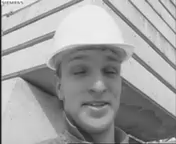
%> input picture homework8/foreman_176x144_F1_.tif, 176 x 144 px
$ octave s108318046.m   (GNU Octave 9; MATLAB toolbox functions it lacks are replaced by stand-ins)
%> lines starting %> are read from the running program, lines starting %| are printed output that depends on the picture
clear all; close all;
F1 = double(imread("foreman_176x144_F1_.tif"));
%> F1: size 144x176 double; min 18, max 255, mean 161.5; mean of the top-left, top-right, bottom-left and bottom-right quarters 189.1, 182.5, 150.1, 124.2
F2 = double(imread("foreman_176x144_F2_.tif"));
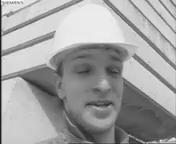
%> input picture homework8/foreman_176x144_F2_.tif, 176 x 144 px
%> F2: size 144x176 double; min 18, max 255, mean 161.2; mean of the top-left, top-right, bottom-left and bottom-right quarters 189.1, 181.6, 150.5, 123.8
[F2_height, F2_width] = size(F2);
%> F2_height = 144; F2_width = 176
T = F1 - F2;
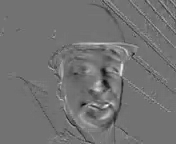
%> T: size 144x176 double; min -77, max 94, mean 0.2; drawn with min black and max white
%%
SAD_record = [];
for i=1:16:F2_height
    for j = 1:16:F2_width
        image_block = F2(i:i+15, j:j+15);
        if i-16 <= 0
            comapre_heigh_start = 1;
            comapre_heigh_end = comapre_heigh_start+31;
        elseif i+16 >= F2_height
            comapre_heigh_end = F2_height;
            comapre_heigh_start = F2_height - 31;
        else
            comapre_heigh_start = i-16;
            comapre_heigh_end = i+31;
        end
        if j-16 <= 0
            comapre_width_start = 1;
            comapre_width_end = comapre_width_start + 31;
        elseif j+16 >= F2_width
            comapre_width_end = F2_width;
            comapre_width_start = F2_width - 31;
        else
            comapre_width_start = j-16;
            comapre_width_end = j+31;
        end
        image_compare = F1(comapre_heigh_start:comapre_heigh_end, comapre_width_start:comapre_width_end);
        SAD = small_image(image_compare,image_block);
        SAD_record = [SAD_record, SAD];
    end
end
%> after the loop, comapre_heigh_end = 144; comapre_heigh_start = 113; comapre_width_end = 176; comapre_width_start = 145
%%
SAD_record = SAD_record';
%> SAD_record = 476 items
[Mu,ia,ic] = unique(SAD_record, 'rows');
%> Mu = {'0', '1', '2', '3', '4', '5', '6', '7', '8', '9', ':'}; ia = [36; 1; 24; 35; 31; 33; 137; 7; 28; 90; 2]; ic = 476 values, max 11 at index 2, min 1 at index 36, mean 6.02
h = accumarray(ic, 1);
%> h = [2; 188; 8; 10; 10; 9; 6; 109; 32; 3; 99]
maph = h(ic);
%> maph = 476 values, max 188 at index 1, min 2 at index 36, mean 122.8
Result = [SAD_record, maph];
%> Result = 476 items
B = sortrows(Result);
%> B = 476 items
D = unique(B,'rows');
%> D = 11 items

symbol = cellstr(D(:, 1));
%> symbol has the same summary as Mu
%> (the run ends here)
